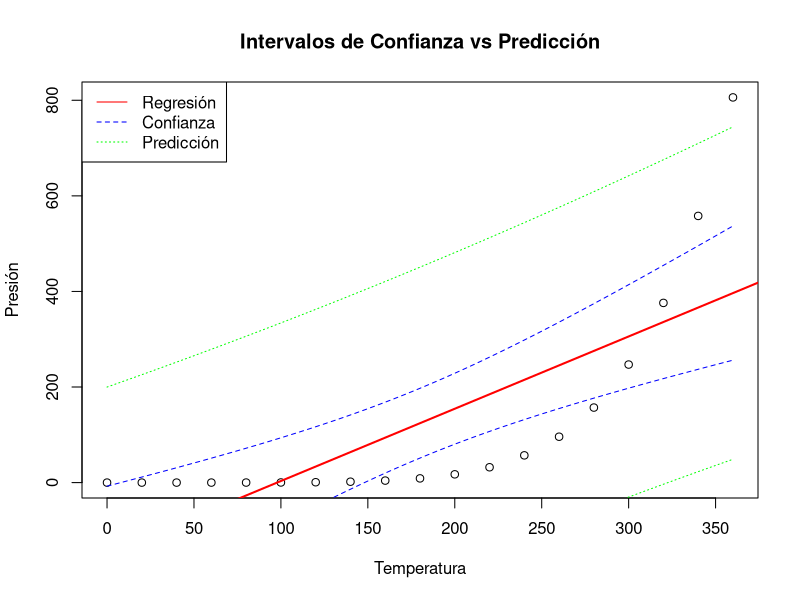
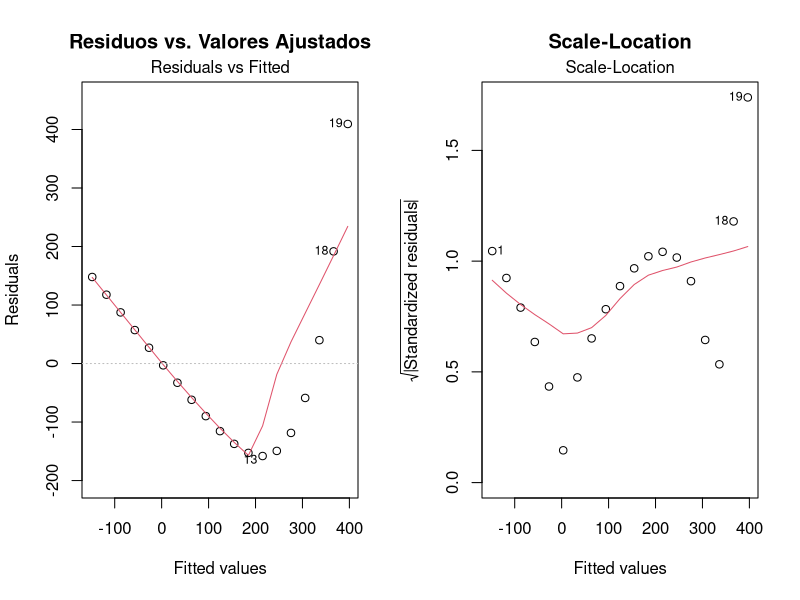
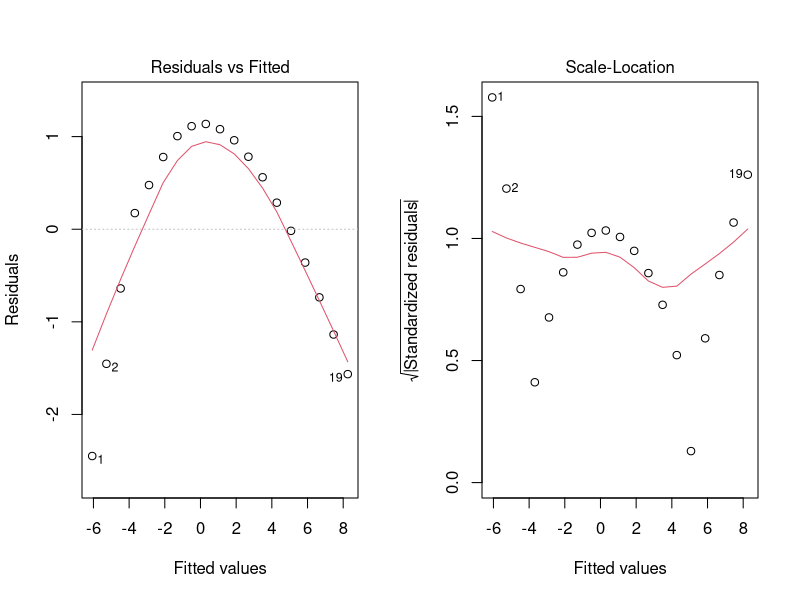
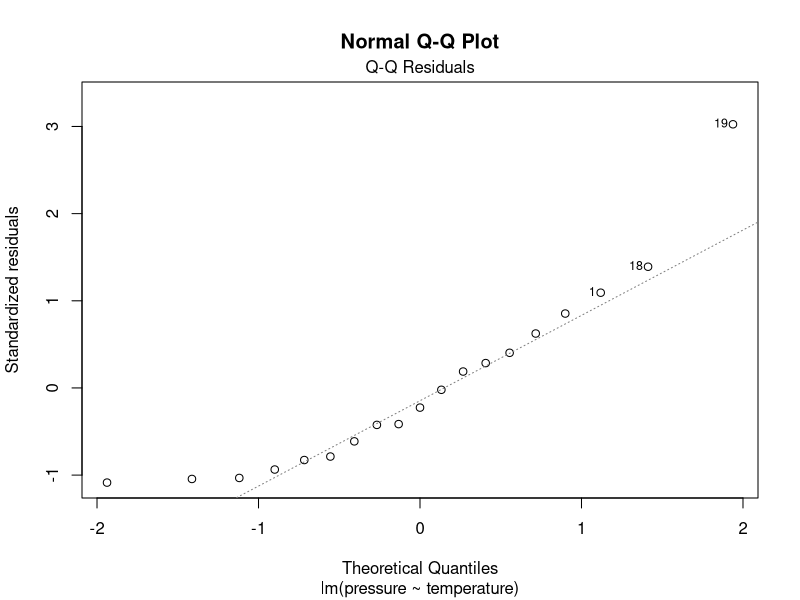

These charts were generated, in order, by the following R code:
## ---- chunk 1
# Cálculo directo
gasto_30 = 1500 + 12 * 30
print(paste("Gasto predicho:", gasto_30, "euros"))
## ---- chunk 2
modelo_pressure <- lm(pressure ~ temperature, data = pressure)
## ---- chunk 3
summary(modelo_pressure)
## ---- chunk 4
ic_mean <- predict(modelo_pressure, newdata = data.frame(temperature = 250), 
                   interval = "confidence", level = 0.95)
print("Intervalo de confianza (95%) para la presión media:")
print(ic_mean)
## ---- chunk 5
ic_pred <- predict(modelo_pressure, newdata = data.frame(temperature = 250), 
                   interval = "prediction", level = 0.95)
print("Intervalo de predicción (95%) para una nueva observación:")
print(ic_pred)
## ---- chunk 6
ancho_conf <- ic_mean[3] - ic_mean[2]
ancho_pred <- ic_pred[3] - ic_pred[2]
print(paste("Ancho intervalo confianza:", round(ancho_conf, 2)))
print(paste("Ancho intervalo predicción:", round(ancho_pred, 2)))
## ---- chunk 7
# Crear gráfico con bandas de confianza y predicción
temp_range <- seq(min(pressure$temperature), max(pressure$temperature), length.out = 100)
conf_bands <- predict(modelo_pressure, newdata = data.frame(temperature = temp_range), 
                     interval = "confidence", level = 0.95)
pred_bands <- predict(modelo_pressure, newdata = data.frame(temperature = temp_range), 
                     interval = "prediction", level = 0.95)

plot(pressure$temperature, pressure$pressure, 
     xlab = "Temperatura", ylab = "Presión", 
     main = "Intervalos de Confianza vs Predicción")
abline(modelo_pressure, col = "red", lwd = 2)
lines(temp_range, conf_bands[,"lwr"], col = "blue", lty = 2)
lines(temp_range, conf_bands[,"upr"], col = "blue", lty = 2)
lines(temp_range, pred_bands[,"lwr"], col = "green", lty = 3)
lines(temp_range, pred_bands[,"upr"], col = "green", lty = 3)
legend("topleft", legend = c("Regresión", "Confianza", "Predicción"), 
       col = c("red", "blue", "green"), lty = c(1, 2, 3))
## ---- chunk 8
par(mfrow = c(1, 2))
plot(modelo_pressure, which = 1, main = "Residuos vs. Valores Ajustados")
## ---- chunk 9
plot(modelo_pressure, which = 3, main = "Scale-Location")
## ---- chunk 10
# 1. Ajustamos un nuevo modelo con log(pressure)
modelo_log <- lm(log(pressure) ~ temperature, data = pressure)

# 2. Generamos los nuevos gráficos de diagnóstico
par(mfrow = c(1, 2))
plot(modelo_log, which = 1) # Linealidad
plot(modelo_log, which = 3) # Homocedasticidad
## ---- chunk 11
par(mfrow = c(1, 1))
plot(modelo_pressure, which = 2, main = "Normal Q-Q Plot")
## ---- chunk 12
shapiro_test <- shapiro.test(residuals(modelo_pressure))
print("Test de Shapiro-Wilk para normalidad de residuos:")
print(shapiro_test)
